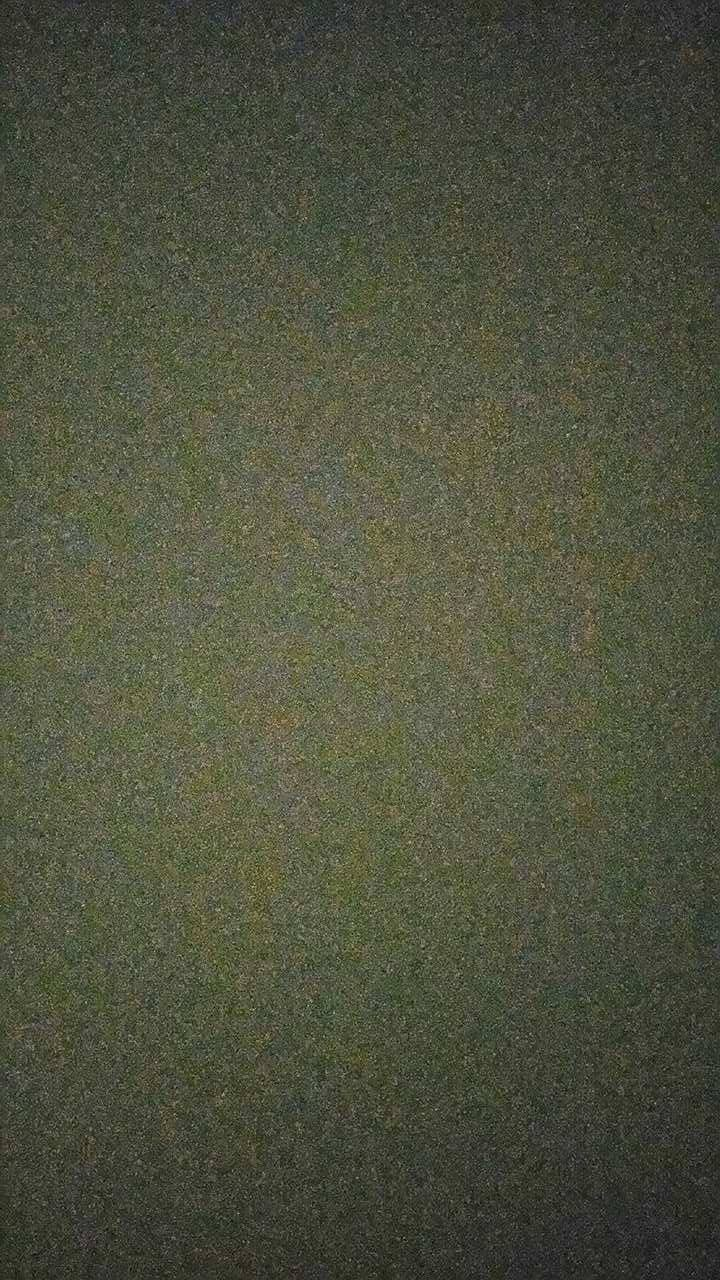
#> input picture 18290027_1466385270050248_580813698_o.jpg, 720 x 1280 px; the run also reads 1 picture not shown here
$ jupyter execute --allow-errors 'Lab 3. Image shot noise.ipynb'   (shell and % lines are left out)   (older library calls are emulated)
#> lines starting #> are read from the running program, lines starting #| are printed output that depends on the picture; long printed decimals are rounded
# Lab 3. Image shot noise

Probability and Statistics, Spring 2017

[CC BY-NC-SA](https://creativecommons.org/licenses/by-nc-sa/3.0/), Sakari Lukkarinen
Helsinki Metropolia University of Applied Sciences

## Introduction

The Poisson distribution named after a French mathematician is a discrete probability distribution that expresses the probability of a given number of events occur in a known average rate and independently of the time since last event ([Wikipedia](https://en.wikipedia.org/wiki/Poisson_distribution)).

*<center>Figure 0: Poisson distributions for different expected values ($\lambda$)</center>*

For example, if you keep recording the number of FaceBook messages received each day, you may notice, that you receive an average number of 14 messages per day, for example. In addition, if we assume that receiving any particular message doesn't affect the arrival times of future messages, i.e., if messages arrive independently of one another, then we can assume that the number of messages received per day obeys a Poisson distribution.

*<center>Figure 1: Facebook notifications.</center>*

Other examples that may follow a Poisson distribution are

* the number of phone calls received per week,
* the number of alarm messages per hour a patient monitor gives in hospital, or
* the number of students in queue in a school's cafeteria in a given quarter of an hour of a day.

### Learning outcomes

The aim of this laboratory exercise is to learn to understand how the random intensity noise in photographs follows the Poisson distribution.

* We start by learning what is [the Poisson distribution](https://en.wikipedia.org/wiki/Poisson_distribution) and how to generate random numbers that follows the Poisson distribution.
* Then we learn to simulate noise in images.
* Lastly we study test images having different levels of [shot noise](https://en.wikipedia.org/wiki/Shot_noise) depending on the darkness of the image, and
* verify that the [signal-to-noise ratio (SNR-ratio)](https://en.wikipedia.org/wiki/Signal-to-noise_ratio) in the images depends on the amount of light scattered to the image detector.

## Probability of events for a Poisson distribution

An event can occur 0, 1, 2, ... times in an interval. Let $\lambda$ be the expected value $X$, the number of occurences during the time period. If we measure $X$ for many time periods, the average value of $X$ will be $\lambda$. The probability of observing k events in an interval is given by the equation

$\large{P(X = k) = \frac{e^{-\lambda}\lambda^k}{k!}\quad k = 0, 1, 2, ...}$

where
- $\lambda$ is the average number of events in a given time interval
- $P(X = k)$  is the probability of observing $k$ events
- $e$ is the Euler's number (2.71828...)
- $k!$ is the factorial $k\cdot (k-1) \cdot (k-2) \cdot ... 1$.

### Example

What is the probability of receiving $k$ Facebook messages per day, if the mean value per day is $\lambda = 14$?

[cell 1]
# Import necessary libraries and functions
%pylab inline
import numpy.random as rnd
from scipy.misc import factorial

[cell 2]
# Generate random numbers from Poisson distribution
# Average number of messages per day
lm = 14
# Number of persons
N = 10000
# Generate random data
x = rnd.poisson(lm, N)

# Show the frequency histogram
bins = np.arange(-0.5, 30.5)
p = plt.hist(x, bins)
plt.xlabel('Number of Facebook messages per day')
plt.ylabel('Number of persons per 10000')
xl = plt.xlim(-0.5, 30.5)
plt.grid()

*Figure 2: Distribution of randomly generated facebook notifications ($\lambda = 14$)*

[cell 3]
# Propabilities (=normed histogram)
p = plt.hist(x, bins, normed=True)
plt.xlabel('Number of Facebook messages per day')
plt.ylabel('Probability')
xl = plt.xlim(-0.5, 30.5)
plt.grid()

*Figure 3: Probability distribution of Facebook notifications ($\lambda = 14$).*

### Exercise 1

1. How does the probability histogram change, if the average number of messages per day is: $\lambda = [1, 3, 5, 7, 10, 20, 30]$?
2. Check by calculating the average number of messages, `np.mean(x)`, is same as $\lambda$.
3. How would you calculate the standard deviation for each of these cases?
4. What is the probability to receive from 10 to 20 messages per day in the original example ($\lambda = 14$)?
5. Can you calculate the probabilities of the original example for `k = range(30)` using the theoretical equation? What problems do you encount, if any?

[cell 4]
from scipy.stats import poisson

#1
lm_Arr = np.array([1,3,5,7,10,20,30])
bins = np.arange(-0.5, 30.5)
N=1000

for i in range (0,6):
    x = rnd.poisson(lm_Arr[i],N )
    p = plt.hist(x, bins, normed=True)
    xl = plt.xlim(-0.5, 30.5)

plt.xlabel('Number of Facebook messages per day')
plt.ylabel('Probability')
grid()

#2
lm = np.mean(lm_Arr)
print('check mean:',lm)
#3
std = poisson.std(lm_Arr)
print('std for each case:',std)

#4
lm2 = 14
p10_20 = []
for i in range (10,21):
    p10_20.append(poisson.pmf(i, lm2, loc=0))

sum1 = sum(p10_20)
print('The probability to receive from 10 to 20 messages per day ',sum1)

#5
k = arange(0,31)
P30 = np.zeros(k.size)
for i in k:
    P30[i] = exp(-lm2)*lm2**i/factorial(i)

print(k)
print(P30)

## Image Shot Noise

The dominant noise in the darker parts of an image from an image sensor is typically caused by statistical quantum fluctuations, that is, variation in the number of photons sensed at a given exposure level. This noise is known as photon [shot noise](https://en.wikipedia.org/wiki/Shot_noise). The photograph below illustrates that phenomena. It has been taken in weak lighting conditions. As you can notice, the image is quality is coarse containing noisy fluctuations in color.

*<center>Figure 4: Digital photograph containing image shot noise.</center>*

We can simulate the shot noise by using random numbers. To simplify the situation, we model a simple flatbed [image scanner](https://en.wikipedia.org/wiki/Image_scanner).

*<center>Figure 5: Desktop image scanner.</center>*

Typically flatbed image scanners have either a [charge-coupled device (CCD)](https://en.wikipedia.org/wiki/Charge-coupled_device) or [contact image sensor (CIS)](https://en.wikipedia.org/wiki/Contact_image_sensor). Both of them scan the whole image line by line.

*<center>Figure 6: Technology used in scanners [[Canon technology](http://www.canon.com/technology/canon_tech/explanation/scan.html).]</center>*

We can simulate the behaviour of a line detector by generating random photons that are detected in one of the detectors on the line.

[cell 5]
# Create a line of detectors
N = 512 # Number of detectors on the line
x = np.zeros(N)

# Flux of 100 000 photons hit randomly on the detectors

# Number of photons
Np = 100e3

# Loop while all photons detected
n = 0
while n < Np:
    # Select randomly on which of the detectors the photon hits
    i = rnd.randint(N)
    # Increase the number of photons detected by 1
    x[i] += 1
    # Increase the loop variable
    n += 1

# plot how many photons hit on each detector
plt.figure()
plt.stem(x)
plt.xlabel('Detector')
plt.ylabel('Number of photons')
xl = plt.xlim(-10, 250)

*Figure 7: Simulation of image shot noise on line detector.*

### Exercise 2

1. Create a histogram of the detected photons per pixel.
2. What is the mean value of detected photons per pixel?
3. What is the standard deviation of detected photons per pixel?

[cell 6]
print(x)
# plot how many photons hit on each detector
#1
bins = np.arange(min(x), max(x))

plt.figure()
plt.hist(x, bins = bins)
plt.xlabel('Detector')
plt.ylabel('Number of photons')
xl = plt.xlim(140, 250)

#2
print('the mean value of detected photons per pixel',np.mean(x))

#3
print('the standard deviation value of detected photons per pixel',np.std(x))

## Signal-to-Noise Ratio

Signal-to-noise ratio in images can be defined how much variation there is around the mean value of the intensity over a larger area:

`SNR = np.mean(x)/np.std(x)`

In this example we can calculate the `SNR` over the whole line.

### Exercise 3

1. Calculate the Signal-to-Noise ratio for the previous example.
2. If you change the light intensity (=number of photons), how do the mean value, standard deviation and SNR value change?
3. Make a loop where you increase the light intensity by several decades (from thousands to millions) and store the mean values, standard deviations and SNRs. Make a graph how the SNR changes when the light intensity is increased. What do you observe?

[cell 7]
#1
SNR = np.mean(x)/np.std(x)
print(SNR)

#2
N = 512
x2 = np.zeros(N)
Np = 100e4
n = 0
while n < Np:
    i = rnd.randint(N)
    x2[i] += 1
    n += 1

print('the mean value:',np.mean(x2))
print('the standard deviation value:',np.std(x2))
print('the SNR value:',np.mean(x2)/np.std(x2))

#3
N = 512
Np3 = np.arange(10e2,10e5,1000)

x3 = np.zeros(N)
mean_incrs = np.zeros(Np3.size)
std_incrs = np.zeros(Np3.size)
SNR_incrs = np.zeros(Np3.size)

n = 0
for j in range (Np3.size):
    while n < Np3[j]:
        i = rnd.randint(N)
        x3[i] += 1
        n += 1

    mean_incrs[j] = np.mean(x3)
    std_incrs[j] = np.std(x3)
    SNR_incrs[j] = np.mean(x3)/np.std(x3)


# [4 lines of commented-out code are left out]

plt.figure()
plt.plot(Np3,mean_incrs)
plt.xlabel('Number of photons')
plt.ylabel('mean value')

#bins2 = np.arange(min(std_incrs), max(std_incrs))

plt.figure()
plt.plot(Np3, std_incrs)
plt.xlabel('Number of photons')
plt.ylabel('std value')

#bins3 = np.arange(min(SNR_incrs), max(SNR_incrs))

plt.figure()
plt.plot(Np3, SNR_incrs)
plt.xlabel('Number of photons')
plt.ylabel('Detector snr')

## Image Pattern Simulation

Think a case where we have only two intensity values in the image: one darker and another lighter. Below is an example of two-colored image.

*<center>Figure 8: Peach colored background image. [[Martin Driver, Wallpapersafari](http://wallpapersafari.com/w/MPO9xT/)]</center>*

How we could simulate this with our line detector simulator?

We can create an image mask having two intensities: one for the darker and one for the lighter area. Here is an example:

[cell 8]
# Create an image mask
I1 = 0.1 # Image intensity for the darker area
I1_change = 0.4
I2 = 0.8 # Image intensity for the lighter area
I2_change = 0.6
# Create an index to all elements in mask
index = np.arange(N)

# Initialize all element to I1
mask = I1*np.ones(N)
mask_change=I1_change*np.ones(N)
# Change the intensity to all elements having index > 250
mask[index > 250] = I2
mask_change[index > 350] = I2_change
# Show the image mask
plt.stem(mask)
plt.xlabel('Detector')
plt.ylabel('Intensity')
xl = plt.xlim(-10, 530)

*Figure 9: Perfect two-colored line image.*

Now we can use this mask to simulate the image patterns. First we simulate the flux of photons hitting randomly everywhere in the line detector. Then we use the mask to decrease the light intensity on different parts of the detector. Lastly we draw a graph of how many photons each detector collected.

[cell 9]
# See how the mask affects on the detected photons.
# Flux of 100 000 photons hit randomly on the detectors
# The mask filters out some of the photons

x = np.zeros(N)
x_change=np.zeros(N)
Np = 100*1000
n = 0
while n < Np:
    i = rnd.randint(N)
    x[i] += 1
    n += 1

    x_change[i] +=1

# Multiply the results with the mask
x = np.round(x*mask)
x_change = np.round(x_change*mask_change)
# plot how many photons each detector detected
plt.figure()
plt.stem(x)
plt.xlabel('Detector')
plt.ylabel('Number of photons')
xl = plt.xlim(-10, 530)

*Figure 10: Simulation of image shot noise on two-colored line image.*

### Exercise 4

1. How does the histogram of the number of photons detected look like? Remember add enough bins in order to see the details of the histogram (for example `plt.hist(x, bins=50)`).
2. How does the histogram change, if you
    * change the intensity values (I1 and I2) in the image pattern?
    * change the number of photons (Np)?
    * the position, where the area changes from darker to lighter (find in the code `mask[index > 250] = I2`?

[cell 10]
#1
bins = np.arange(min(x), max(x))
plt.figure()
plt.hist(x, bins=bins)
plt.xlabel('Number of photons')
plt.ylabel('Detector')

#2
plt.figure()
plt.stem(x_change)
plt.xlabel('Detector')
plt.ylabel('Number of photons')
xl = plt.xlim(-10, 530)
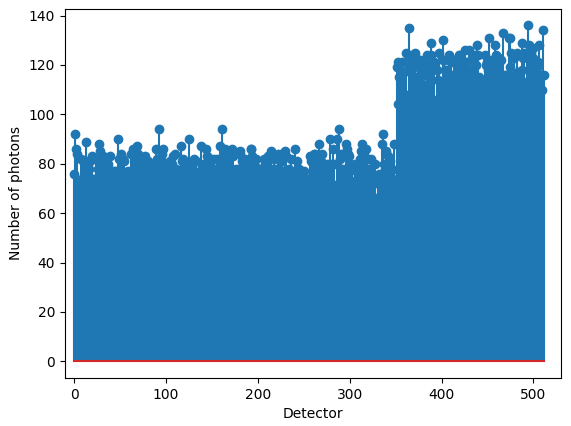
#> figure drawn by matplotlib, 1 panel; curve peaks at x = 494, y = 136

## Studying Real Images

Next let's study a real images. [About the Camera ISO Noise Tests](http://www.the-digital-picture.com/Help/ISO-Noise.aspx) page gives examples of digital camera's capability to detect test images. Below is an example code where we use [`scikit-image`](http://scikit-image.org/) to read in a test photograph from the Internet and show it in the Notebook.

The original photograph was taken with a digital camera at ISO speed 3200.

[cell 11]
# We need image processing library, more details see: http://scikit-image.org/
import skimage.io as skio

# The url address to find the image
fpath = 'http://media.the-digital-picture.com/Images/Other/Canon-EOS-5D-Mark-III-DSLR-Camera/Color-Blocks/'

# Filename for ISO 3200 image
fname = '5DIII-3200.jpg'
# Another ISO speed example for exploring the code
# fname = '5DIII-200.jpg'

# Read the image
#> (the rest of this cell did not finish here and is left out)

*Figure 11: Raw image data with colors.*

Let's check what is the shape and dimensions of that test image. We use image's shape and ndim attributes.

#> (a cell that did not finish here is left out)

In order to make histogram analysis, we conver the image from rgb-colors to gray-scale. For that we need `skimage.color.skcolor` submodule. For more details see [Image adjustment: transforming image content](http://scikit-image.org/docs/dev/user_guide/transforming_image_data.html).

[cell 13]
# Next we convert the original color image to gray-image

# Import needed submodule
import skimage.color as skcolor

# Convert to gray-scale image
#> (the rest of this cell did not finish here and is left out)

*Figure 12: gray color mapped 1-channel image.*

Let's check what are the shape and dimensions of the gray-scaled image.

#> (a cell that did not finish here is left out)

Next we show only the upper part of the image where there are the gray-scale test strips. The coordinates for that part are: y = 20..100 and x = 0..644. These values are given as indexes to the original image.

#> (a cell that did not finish here is left out)

*Figure 13: Gray-scale test strips.*

Now we are ready to make histogram analysis for the test strips and see if there is any image shot noise (see the first part of this laboratory exercise).

#> (a cell that did not finish here is left out)

*Figure 14: Distribution of pixel brightness.*

From this histogram we can see that the brightest areas (on the right in the histogram, but left in the image) can be clearly distinguish from each other, but the intensities of the darker areas (on the left in the histogram, but right in the image) are overlapping each other.

The next step is to analyse each part of the image separately. For that purpose we select even smaller area from the original image and check what is its intensity histogram.

[cell 17]
# Take a smaller part y = 20..100, x = pos...pos+40
pos = 580
#> (the rest of this cell did not finish here and is left out)

*Figure 15: One test strip area selected for further analysis.*

#> (a cell that did not finish here is left out)

[cell 19]
# Show the histogram of data
plt.figure()
#> (the rest of this cell did not finish here and is left out)

*Figure 16: Distribution of pixel brightness on one test strip.*

### Exercise 6

Calculate the histogram, mean and SNR value for each of the strips on the gray-scale test. Make a graph of the SNR vs. mean -`plot(mean_values, SNR_values, 'o')`. What do you observe? What mathematical function would best describe the relationship between the mean values and SNR values?

[cell 20]
pos = 0
#data_arr=np.zeros(17)
mean=np.zeros(17)
snr=np.zeros(17)
#> (the rest of this cell did not finish here and is left out)

### Exercise 7

Take photos of a smooth and unicolor surface on different lighting conditions and store them into your computer. Then study as in the previous exercise does the same SNR vs. mean intensity value rule work also here.

[cell 21]
#from IPython.display import Image
import skimage.io as skio
from PIL import Image

#imgloc = r"C:\Users\Nick\Downloads\Jupyter Notebook\2017-05-03 22.46.59.jpg"
#img1 = skio.imread(imgloc)

fname = '18290027_1466385270050248_580813698_o.jpg'
image1 = Image.open(fname).convert("L")
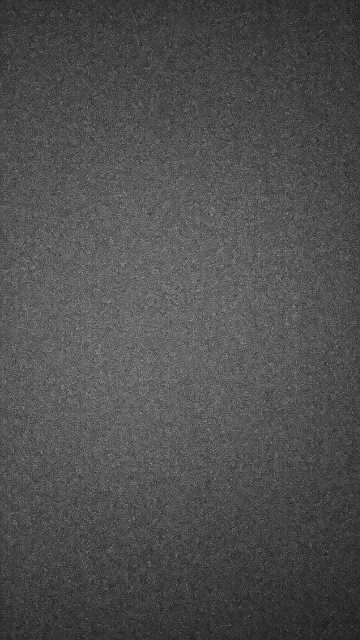
#> image1: PIL image 720x1280 L (shown at 1/2 size); min 1, max 214, mean 78.5
arr = np.asarray(image1)
plt.imshow(arr, cmap='gray')
plt.show("0")
print(arr)
#> (printed output is left out)
print(np.shape(arr))
#| (1280, 720)
print(arr.size)
#| 921600
print(arr[0,1])
#| 36

fname2 = '18318898_1466385280050247_756440724_o.jpg'
image2 = Image.open(fname2).convert("L")
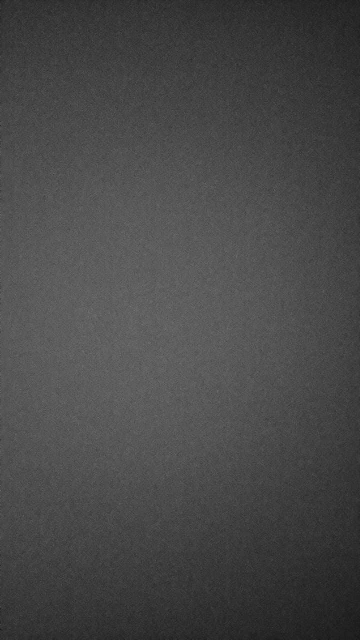
#> image2: PIL image 720x1280 L (shown at 1/2 size); min 18, max 126, mean 71.8
arr2 = np.asarray(image2)
plt.imshow(arr2, cmap='gray')
plt.show("0")

fname3 = '18338997_1466385326716909_624120551_o.jpg'
image3 = Image.open(fname3).convert("L")
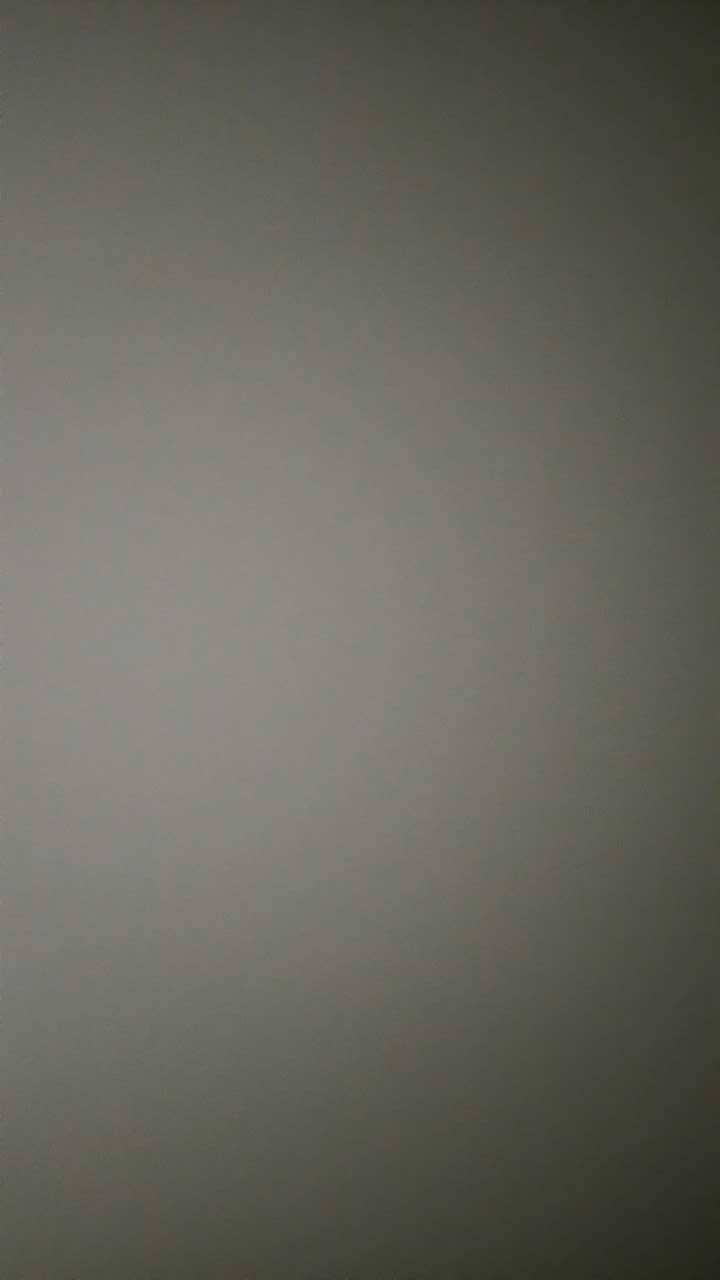
#> input picture 18338997_1466385326716909_624120551_o.jpg, 720 x 1280 px
arr3 = np.asarray(image3)
plt.imshow(arr3, cmap='gray')
plt.show("0")

#data_arr=np.zeros(17)

#temp_arr=np.zeros(1000)


mean1=np.mean(arr[400:800, 0:400])
#> mean1 = 98.14
snr1=np.mean(arr[400:800, 0:400])/np.std(arr[400:800, 0:400])
#> snr1 = 4.86

plt.figure()
plt.plot(mean1,snr1,'o')
plt.xlabel('mean')
plt.ylabel('snr')
plt.grid()


mean2=np.mean(arr2[600:800, 200:400])
#> mean2 = 94.65
snr2=np.mean(arr2[600:800, 200:400])/np.std(arr2[600:800, 200:400])
#> snr2 = 16.99

plt.figure()
plt.plot(mean2,snr2,'o')
plt.xlabel('mean2')
plt.ylabel('snr2')
plt.grid()

pos = 0
#data_arr=np.zeros(17)

#temp_arr=np.zeros(1000)


mean3=np.mean(arr3[400:800, 0:400])
#> mean3 = 135.5
snr3=np.mean(arr3[400:800, 0:400])/np.std(arr3[400:800, 0:400])
#> snr3 = 30.36

plt.figure()
print(mean1,mean2,mean3)
#| 98.140 94.647 135.457
print(snr1,snr2,snr3)
#| 4.858 16.992 30.357
plt.plot(mean1,snr1,'o')
plt.plot(mean2,snr2,'o')
plt.plot(mean3,snr3,'o')
plt.xlabel('mean3')
plt.ylabel('snr3')
plt.grid()
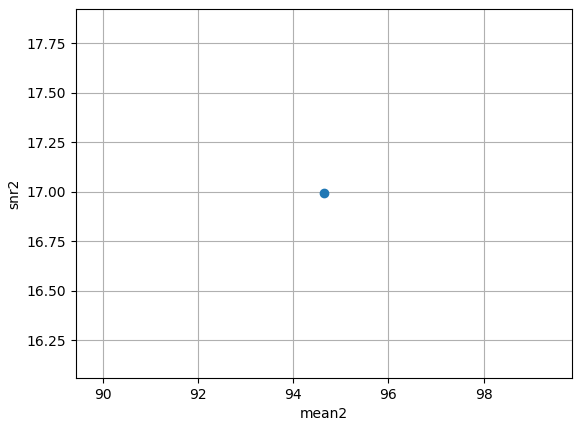
#> figure drawn by matplotlib, 1 panel
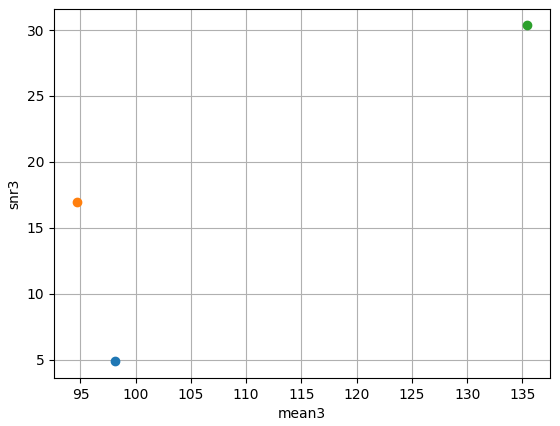
#> figure drawn by matplotlib, 1 panel
